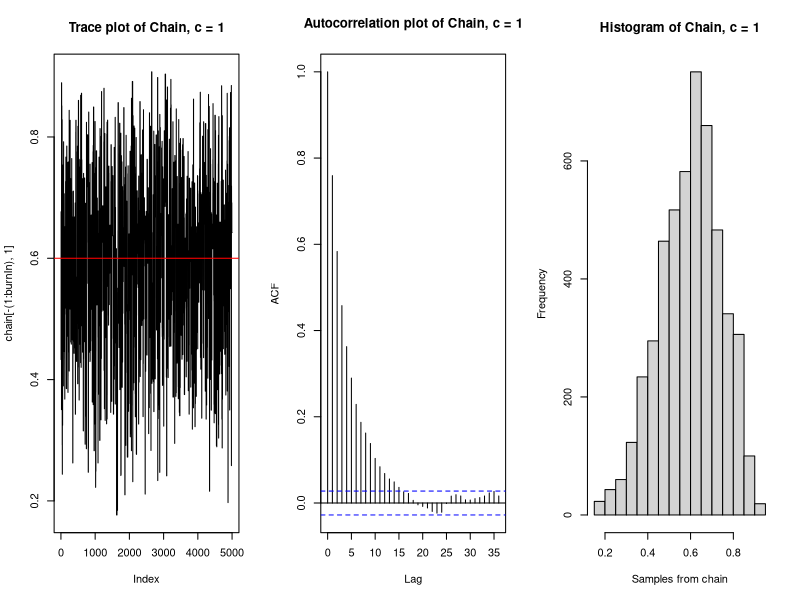
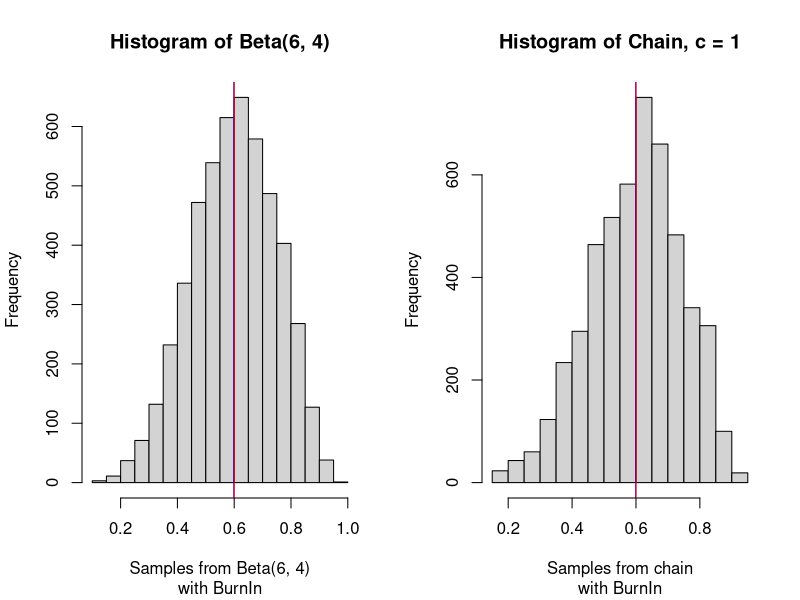
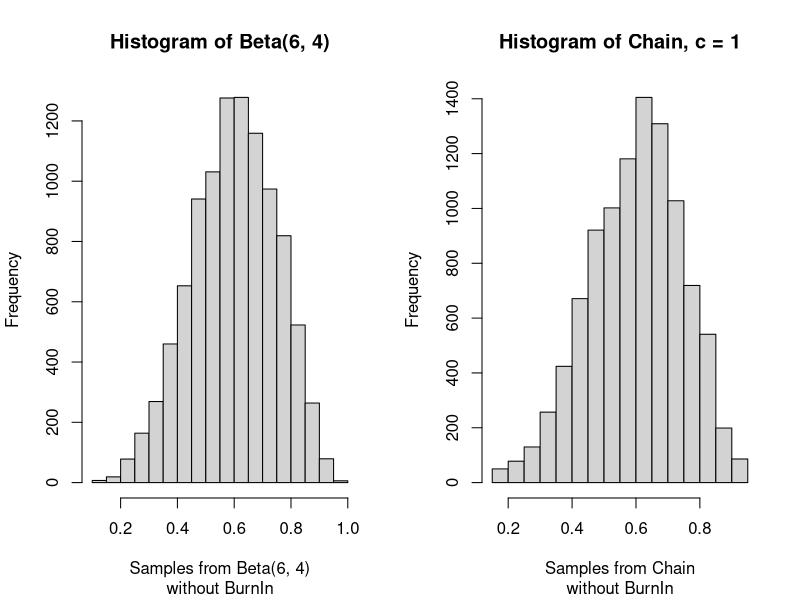
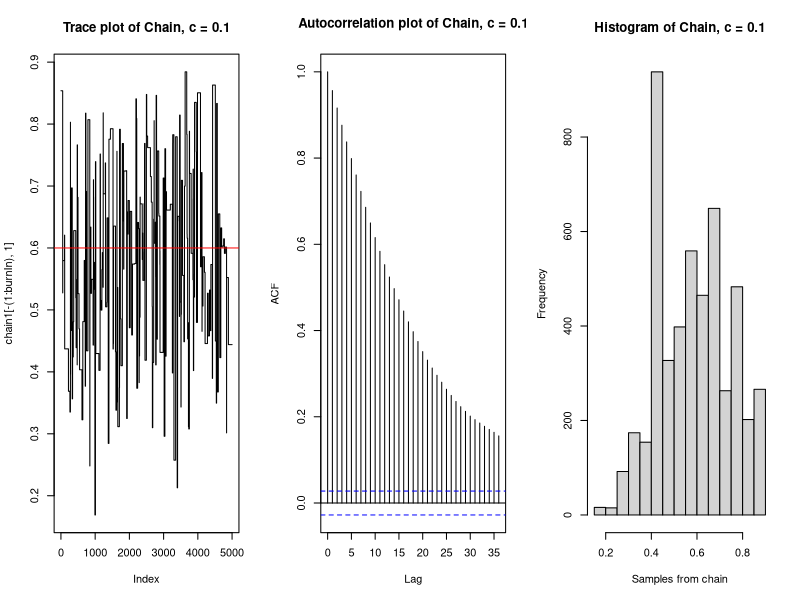
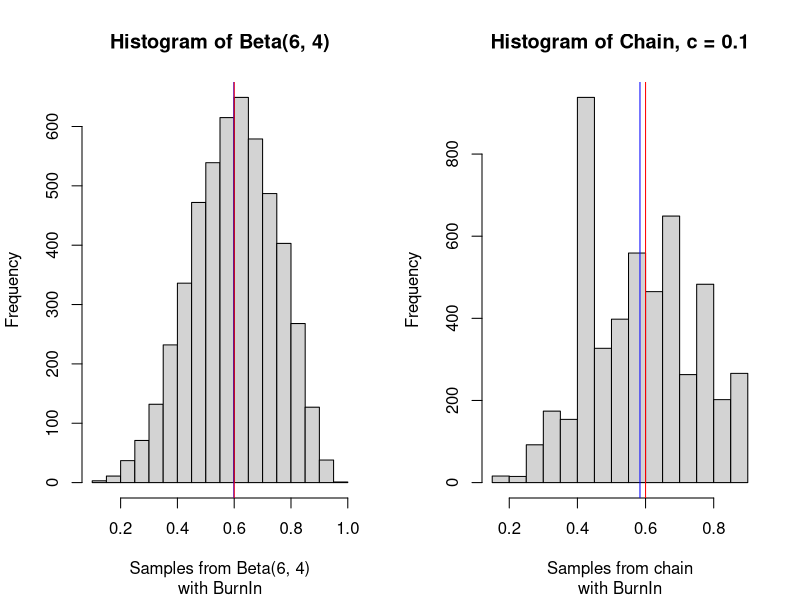
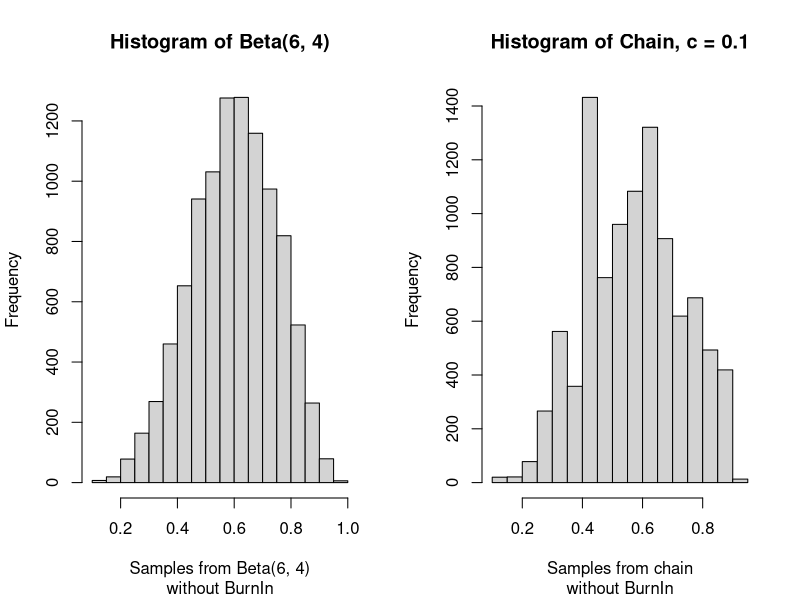
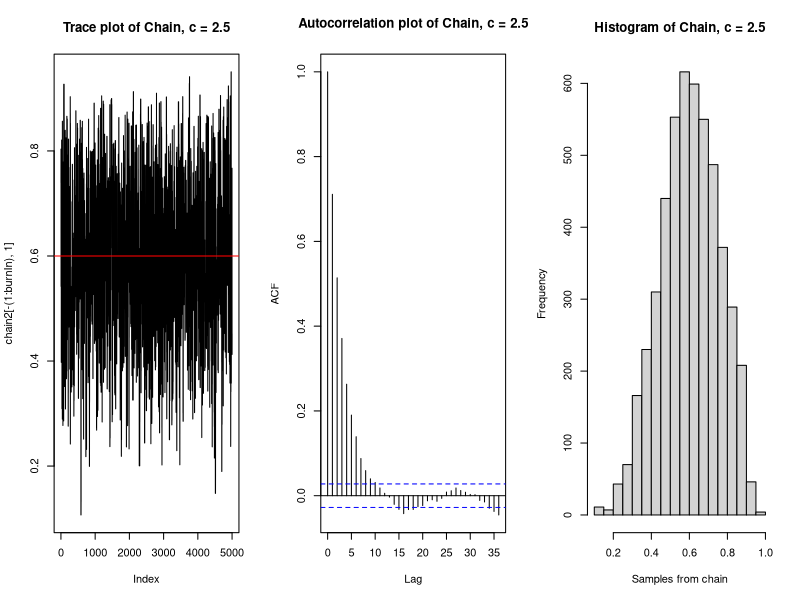
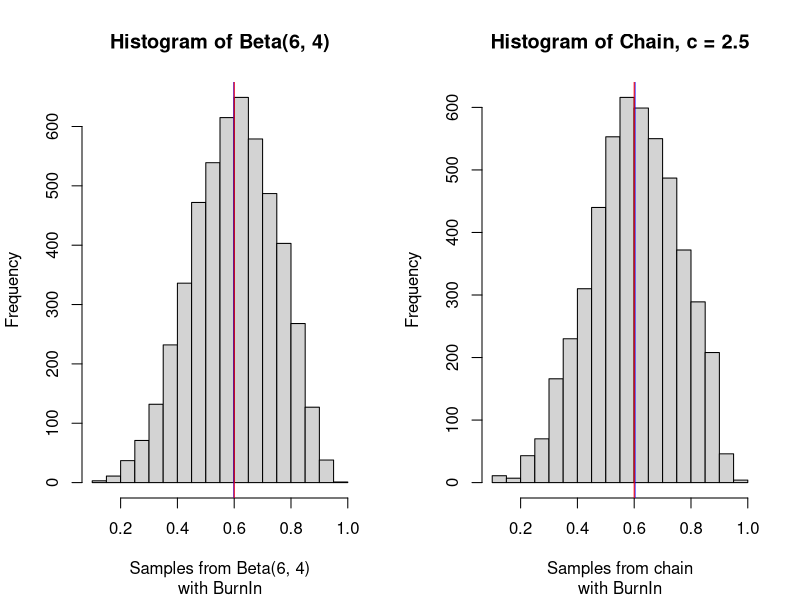

Source code (R) for these figures, in order:
## ---- chunk 1
knitr::opts_chunk$set(echo = TRUE)
## ---- chunk 2
a <- 6
b <- 4

likelihood <- function(param){
  singlelikelihoods = dbeta(param, a, b, log = T)
  return(singlelikelihoods)
}

prior <- function(param){
  pr = dunif(param, min=0, max=1, log = T)
  return(pr)
}

posterior <- function(param){
  return (exp(likelihood(param) + prior(param)))
}
## ---- chunk 3
metropolis_MCMC <- function(startvalue, iterations, c){
  chain = array(dim = c(iterations+1,1))
  chain[1,] = startvalue
  for (i in 1:iterations){
    proposal = rbeta(1, c*chain[i,], c*(1-chain[i,]))
    probab = (posterior(proposal)*dbeta(chain[i,],c*proposal,c*(1-proposal)))/
      (posterior(chain[i,])*dbeta(proposal, c*chain[i,], c*(1-chain[i,])))
    if (runif(1) < probab){
      chain[i+1,] = proposal
    }else{
      chain[i+1,] = chain[i,]
    }
  }
  return(chain)
}
## ---- chunk 4
set.seed(2)
startvalue <- runif(1, 0, 1)
chain = metropolis_MCMC(startvalue, 10000, c=1)
test <- rbeta(10000, 6, 4)
## ---- chunk 5
# Performance of the sampler: c = 1 with BurnIn
par(mfrow=c(1,3))
test2 <- test[5001:10000]
burnIn = 5000
acceptance = 1-mean(duplicated(chain[-(1:burnIn),]))
plot(chain[-(1:burnIn),1], type='l', main = "Trace plot of Chain, c = 1")
abline(h=0.6, col="red")
acf(chain[-(1:burnIn),1], main = "Autocorrelation plot of Chain, c = 1")
hist(chain[-(1:burnIn),1], xlab = "Samples from chain", main = "Histogram of Chain, c = 1") 
## ---- chunk 6
# Histogram of the target distribution Beta(6,4) vs. the Chain with burnIn
par(mfrow=c(1,2))
hist(test2, xlab = "Samples from Beta(6, 4)", main = "Histogram of Beta(6, 4)", 
     sub = "with BurnIn")
abline(v=mean(test2), col="blue")
abline(v=0.6, col="red")
hist(chain[-(1:burnIn),1], xlab = "Samples from chain", main = "Histogram of Chain, c = 1"
     , sub = "with BurnIn") 
abline(v = mean(chain[-(1:burnIn),1]), col="blue")
abline(v=0.6, col="red")
## ---- chunk 7
# Histogram of the chain vs. the target distribution Beta(6,4) without BurnIn
par(mfrow=c(1,2))
hist(test, xlab = "Samples from Beta(6, 4)", main = "Histogram of Beta(6, 4)", 
     sub = "without BurnIn")
hist(chain, xlab = "Samples from Chain", main = "Histogram of Chain, c = 1", 
     sub = "without BurnIn")
## ---- chunk 8
# Kolmogorov-Smirnov statistic
chainks <- sort(chain[-(1:burnIn),1])
ks.test(chainks, "pbeta", 6, 4)
## ---- chunk 9
set.seed(1)
# Performance of the sampler: c = 0.1
chain1=metropolis_MCMC(startvalue, 10000, c=0.1)
par(mfrow=c(1,3))
acceptance1 = 1-mean(duplicated(chain1[-(1:burnIn),]))
plot(chain1[-(1:burnIn),1], type='l', main = "Trace plot of Chain, c = 0.1")
abline(h=0.6, col="red")
acf(chain1[-(1:burnIn),1], main = "Autocorrelation plot of Chain, c = 0.1")
hist(chain1[-(1:burnIn),1], xlab = "Samples from chain", 
     main = "Histogram of Chain, c = 0.1") 

# Histogram of the target distribution Beta(6,4) vs. the Chain after burnIn
par(mfrow=c(1,2))
hist(test2, xlab = "Samples from Beta(6, 4)", main = "Histogram of Beta(6, 4)", 
     sub = "with BurnIn")
abline(v=mean(test2), col="blue")
abline(v=0.6, col="red")
hist(chain1[-(1:burnIn),1], xlab = "Samples from chain", 
     main = "Histogram of Chain, c = 0.1", sub = "with BurnIn") 
abline(v = mean(chain1[-(1:burnIn),1]), col="blue")
abline(v=0.6, col="red")

# Comparing the histogram of the chain with the target distribution Beta(6,4)
par(mfrow=c(1,2))
hist(test, xlab = "Samples from Beta(6, 4)", main = "Histogram of Beta(6, 4)",
     sub = "without BurnIn")
hist(chain1, xlab = "Samples from chain", main = "Histogram of Chain, c = 0.1", 
     sub = "without BurnIn")


# Kolmogorov-Smirnov statistic
chain1ks <- sort(chain1[-(1:burnIn),1])
ks.test(chain1ks, "pbeta", 6, 4)

## ---- chunk 10
set.seed(2)
# Performance of the sampler: c = 2.5
chain2=metropolis_MCMC(startvalue, 10000, c=2.5)
par(mfrow=c(1,3))
acceptance2 = 1-mean(duplicated(chain2[-(1:burnIn),]))
plot(chain2[-(1:burnIn),1], type='l', main = "Trace plot of Chain, c = 2.5")
abline(h=0.6, col="red")
acf(chain2[-(1:burnIn),1], main = "Autocorrelation plot of Chain, c = 2.5")
hist(chain2[-(1:burnIn),1], xlab = "Samples from chain", 
     main = "Histogram of Chain, c = 2.5") 

# Histogram of the target distribution Beta(6,4) vs. the Chain after burnIn
par(mfrow=c(1,2))
hist(test2, xlab = "Samples from Beta(6, 4)", main = "Histogram of Beta(6, 4)",
     sub = "with BurnIn")
abline(v=mean(test2), col="blue")
abline(v=0.6, col="red")
hist(chain2[-(1:burnIn),1], xlab = "Samples from chain", 
     main = "Histogram of Chain, c = 2.5", sub = "with BurnIn") 
abline(v = mean(chain2[-(1:burnIn),1]), col="blue")
abline(v=0.6, col="red")

# Comparing the histogram of the chain with the target distribution Beta(6,4)
hist(test, xlab = "Samples from Beta(6, 4)", main = "Histogram of Beta(6, 4)", 
     sub = "without BurnIn")
hist(chain2, xlab = "Samples from chain", main = "Histogram of Chain, c = 2.5", 
     sub = "without BurnIn")

# Kolmogorov-Smirnov statistic
chain2ks <- sort(chain2[-(1:burnIn),1])
ks.test(chain2ks, "pbeta", 6, 4)

## ---- chunk 11
set.seed(3)
# Performance of the sampler: c = 10
chain3=metropolis_MCMC(startvalue, 10000, c=10)
par(mfrow=c(1,3))
acceptance3 = 1-mean(duplicated(chain3[-(1:burnIn),]))
plot(chain3[-(1:burnIn),1], type='l', main = "Trace plot of Chain, c = 10")
abline(h=0.6, col="red")
acf(chain3[-(1:burnIn),1], main = "Autocorrelation plot of Chain, c = 10")
hist(chain3[-(1:burnIn),1], xlab = "Samples from chain", 
     main = "Histogram of Chain, c = 10") 

# Histogram of the target distribution Beta(6,4) vs. the Chain after burnIn
hist(test2, xlab = "Samples from Beta(6, 4)", main = "Histogram of Beta(6, 4)",
     sub = "with BurnIn")
abline(v=mean(test2), col="blue")
abline(v=0.6, col="red")
hist(chain3[-(1:burnIn),1], xlab = "Samples from chain", 
     main = "Histogram of Chain, c = 10", sub = "with BurnIn") 
abline(v = mean(chain3[-(1:burnIn),1]), col="blue")
abline(v=0.6, col="red")

# Comparing the histogram of the chain with the target distribution Beta(6,4)
par(mfrow=c(1,2))
hist(test, xlab = "Samples from Beta(6, 4)", main = "Histogram of Beta(6, 4)",
     sub = "without BurnIn")
hist(chain3, xlab = "Samples from chain", main = "Histogram of Chain, c = 10",
     sub = "without BurnIn")

# Kolmogorov-Smirnov statistic
chain3ks <- sort(chain3[-(1:burnIn),1])
ks.test(chain3ks, "pbeta", 6, 4)

## ---- chunk 12
acceptance
acceptance1
acceptance2
acceptance3

par(mfrow=c(2,2))
acf(chain[-(1:burnIn),1], main = "ACF for c = 1")
acf(chain1[-(1:burnIn),1], main = "ACF for c = 0.1")
acf(chain2[-(1:burnIn),1], main = "ACF for c = 2.5")
acf(chain3[-(1:burnIn),1], main = "ACF for c = 10")
